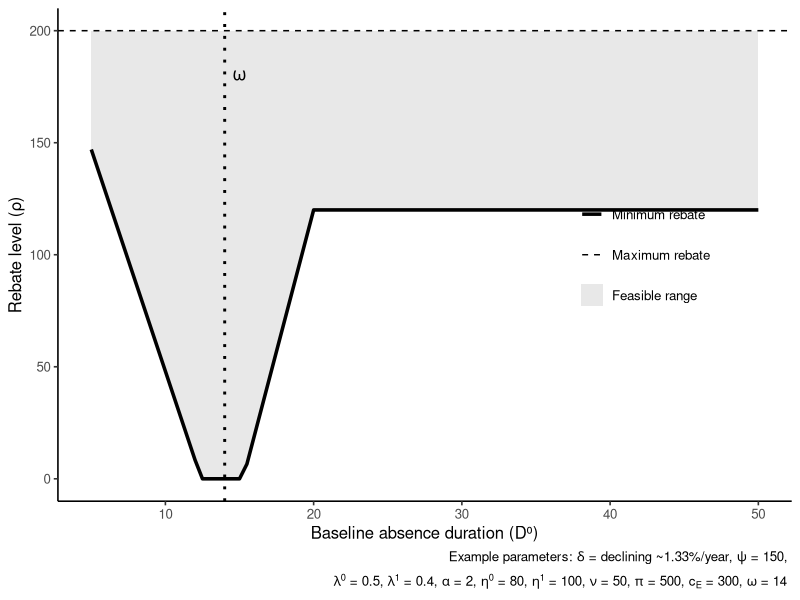

Here is the R script that generated this plot:
# Load required library
library(ggplot2)

# Define baseline absence durations (D0) from 5 to 50 days
D0 <- seq(5, 50, by = 0.5)

# Age-dependent discount factor (used externally; here assumed constant delta)
# Note: 'age' not defined in this script; assume delta = 0.6
delta <- 0.6

# Parameter definitions
psi <- 150         # Productivity loss per day
lambda0 <- 0.5     # Absence cost sensitivity without prevention
lambda1 <- 0.4     # Absence cost sensitivity with prevention
eta0 <- 80         # Productivity level without prevention
eta1 <- 100        # Productivity level with prevention
nu <- 50           # Non-absence-related benefit of prevention (e.g. morale)
pi <- 500          # Insurance premium paid by employer
c_E <- 300         # Employer's cost of prevention
omega <- 14        # Maximum effective duration of prevention
alpha <- 2         # Productivity weight

# Absence duration with prevention (e.g., 30% reduction)
D1 <- 0.7 * D0

# Employer utility with and without prevention
U_E1 <- - (pi + c_E) + delta * (-lambda1 * psi * pmin(D1, omega) + alpha * eta1 + nu)
U_E0 <- - pi + delta * (-lambda0 * psi * pmin(D0, omega) + alpha * eta0)

# Required rebate: difference in utility to make prevention attractive
rho_min <- pmax(U_E0 - U_E1, 0)
rho_max <- 200  # Upper bound for rebate, e.g. technical or regulatory limit

# Create dataframe with feasible rebate regions
df <- data.frame(D0 = D0, rho_min = rho_min, rho_max = rho_max)
df$feasible <- rho_min < rho_max

# Plot: Rebate range (ρ) over baseline absence duration (D0)
ggplot(df, aes(x = D0)) +
  
  # Shaded area where rebate makes prevention attractive
  geom_ribbon(aes(ymin = rho_min, ymax = rho_max, fill = "Feasible range"),
              data = subset(df, feasible), alpha = 0.3) +
  
  # Minimum required rebate line
  geom_line(aes(y = rho_min, color = "Minimum rebate"), size = 1.2) +
  
  # Maximum allowable rebate (fixed line)
  geom_hline(aes(yintercept = rho_max, linetype = "Maximum rebate"), color = "black") +
  
  # Vertical line at omega (maximum effective prevention duration)
  geom_vline(xintercept = omega, linetype = "dotted", color = "black", size = 1) +
  annotate("text", x = omega + 1, y = 180, label = expression(omega), size = 4.5) +
  
  # Manual legend and formatting
  scale_color_manual(values = c("Minimum rebate" = "black")) +
  scale_fill_manual(values = c("Feasible range" = "grey70")) +
  scale_linetype_manual(values = c("Maximum rebate" = "dashed")) +
  guides(
    color = guide_legend(order = 1),
    linetype = guide_legend(order = 2),
    fill = guide_legend(order = 3)
  ) +
  
  # Axis labels and caption with parameters
  labs(
    x = "Baseline absence duration (D⁰)",
    y = "Rebate level (ρ)",
    color = NULL,
    fill = NULL,
    linetype = NULL,
    caption = expression(
      atop(
        paste("                              Example parameters: ",
              delta, " = declining ~1.33%/year, ",
              psi, " = 150, "
        ),
        paste(lambda^0, " = 0.5, ",
              lambda^1, " = 0.4, ",
              alpha, " = 2, ",
              eta^0, " = 80, ",
              eta^1, " = 100, ",
              nu, " = 50, ",
              pi, " = 500, ",
              c[E], " = 300, ",
              omega, " = 14")
      )
    )
  ) +
  
  # General plot formatting
  theme_classic(base_size = 12) +
  theme(
    legend.position = c(0.8, 0.5),  
    legend.background = element_blank(),
    legend.key = element_blank(),
    legend.spacing.y = unit(0, "pt")
  )
